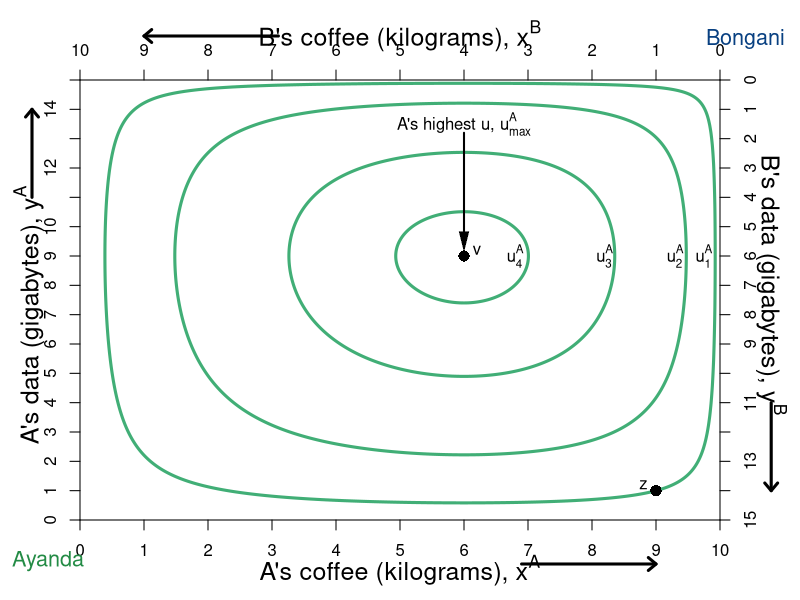

The R source for this figure:
require(shape)
pdf(file = "property/property_hg_only.pdf", width = 9, height = 7)

#Set parameters for graphics
axislabelsize <- 1.5
graphlinewidth <- 3
namesize <- 1.3

COL <- c("#7fc97f", "#beaed4", "#fdc086", "#ffff99", "#386cb0", "#f0027f", "#bf5b17", "#666666")
COLA <- c("#99d8c9","#66c2a4","#41ae76", "#238b45", "#005824")
COLB <- c("#4eb3d3", "#2b8cbe", "#0868ac","#084081")

par(mar =  c(4, 4, 4, 4))

uA <- function(x, y, alpha = 0.5, lambda = 0.4) {
  (x^(alpha)*y^(1 - alpha))^(1-lambda)*((10 - x)^(alpha)*(15 - y)^(1 - alpha))^lambda
}

uB <- function(x, y) {
  (10 - x)^(0.5)*(15 - y)^(0.5)
}

xlims <- c(0, 10)
ylims <- c(0, 15)

npts <- 501 
x <- seq(xlims[1], xlims[2], length.out = npts)
y <- seq(ylims[1], ylims[2], length.out = npts) 



#For B we need a utility where xA = 5.88, ya = 8.82 => corresponds to 1.618 above

plot(0, 0, xlim = xlims, ylim = ylims, type = "n",
     xlab = expression(paste("")),
     ylab = expression(paste("")), 
     xaxt = "n", 
     yaxt = "n", 
     cex.lab = axislabelsize, 
     bty = "n",
     xaxs="i", 
     yaxs="i")

ticksy <- seq(from = 0, to = 15, by = 1)
ylabels <- seq(from = 0, to = 15, by = 1)
ticksx <- seq(from = 0, to = 10, by = 1)
xlabels <- seq(from = 0, to = 10, by = 1)
axis(1, at = ticksx, pos = 0, labels = xlabels)
axis(2, at = ticksy, pos = 0, labels = ylabels, las = 0)

#a <- c(uA(9,1) - 1, uA(9,1), uA(9,1) + 2, uA(9,1), uA(9,1) + 3, uA(9,1) + 4, uA(9,1) + 5, uA(9,1) + 6, uA(9,1) + 6.6,  uA(9,1) + 7)
a <- c(uA(9,1), uA(9,1) + 1.5, uA(9,1) + 2.5,  uA(9,1) + 2.9)

contour(x, y, 
        outer(x, y, uA),
        drawlabels = FALSE,
        col = COLA[3],
        lwd = graphlinewidth,
        levels = a, 
        xaxs="i", 
        yaxs="i", 
        add = TRUE) 

mtext(expression(paste("A's coffee (kilograms), ", x^A)), side=1, line = 2.5, cex = axislabelsize)
text(-0.8, 7, expression(paste("A's data (gigabytes), ", y^A)), xpd = TRUE, cex = axislabelsize, srt = 90) 

#Add arrows:
arrows(-0.75, 11, -0.75, 14, xpd = TRUE, length=0.1,angle=40,lwd=3)
arrows(6.9, -1.5, 9, -1.5, xpd = TRUE, length=0.1,angle=40,lwd=3)

# segments(0, 0, 6, 9, lty = 1, col = COL[2] , lwd = graphlinewidth)
# text(3.8, 4.3, expression("Pareto-efficient"))
# text(3.8, 3.8, expression("Curve"))
# Arrows(3.8, 4.5, 3.8, 5.2, col = "black", lty = 1, lwd = 2, arr.type = "triangle", arr.lwd = 0.5)

#Label the iso-welfare functions for the HG, Aisha
text(9.75, 9, expression(u[1]^A))
text(9.3, 9, expression(u[2]^A))
text(8.2, 9, expression(u[3]^A))
text(6.8, 9, expression(u[4]^A))

#Label the indifference curves for the HE, Betty
# text(1.3, 13, expression(u[1]^B))
# text(1.3, 11.8, expression(u[2]^B))
# text(1.3, 10.7, expression(u[3]^B))
# text(1.3, 8.4, expression(u[4]^B))
# text(1.3, 1.1, expression(u[5]^B))

#A's bliss point - 3.1073 is the value of u
# points(5.88, 8.82, pch = 16, col = "black", cex = 1.5)
text(6, 13.5, expression(paste("A's highest u, ", u[max]^A)))
Arrows(6, 13.2, 6, 9.5, col = "black", lty = 1, lwd = 2, arr.type = "triangle", arr.lwd = 0.5)

#Label point i. 
# points(5, 7.5, pch = 16, col = "black", cex = 1.5)
# text(5, 7.1, expression(paste(i)))
# 

text(-0.5, -1.4, expression("Ayanda"), xpd = TRUE, cex = namesize, col = COLA[4])
text(10.4, 16.4, expression("Bongani"), xpd = TRUE, cex = namesize, col = COLB[4])

par(new = TRUE)

#Use the same x and ylims as previously, but with locations switched
xlims2 <- c(10, 0)
ylims2 <- c(15, 0)

#Leave the ylab and xlab blank to ensure no axes titles
plot(0, 0, xlim = xlims2, ylim = ylims2, type = "n",
     xlab = expression(paste("")),
     ylab = expression(paste("")),
     xaxt = "n", 
     yaxt = "n", 
     cex.lab = 1.3, 
     bty = "n",
     xaxs="i", 
     yaxs="i")

uB <- function(x, y, alpha = 0.5, lambda = 0) {
  (x^(alpha)*y^(1 - alpha))^(1-lambda)*((10 - x)^(alpha)*(15 - y)^(1 - alpha))^lambda
}

b <- c(uB(1,14), uB(1,14) + 1.16, uB(1,14) + 2.08, uB(1,14) + 3.58, uB(1,14) + 7.03)

# contour(x, y, 
#         outer(x, y, uB),
#         drawlabels = FALSE,
#         col = COLB[2],
#         lwd = graphlinewidth,
#         levels = b, 
#         add = TRUE
# ) 


# #Label two points for comparison
points(1, 14, pch = 16, col = "black", cex = 1.5)
text(1.2, 13.8, expression(paste(z)))

# #Label two points for comparison
points(0.4*10, 0.4*15, pch = 16, col = "black", cex = 1.5)
text(0.4*10-0.2, 0.4*15-0.2,expression(paste(v)))



# points(8.8, (3/2)*8.8, pch = 16, col = "black", cex = 1.5)
# text(8.8, (3/2)*8.8 - 0.5, expression(paste(j)))
# 
# points(0.4, (3/2)*0.4, pch = 16, col = "black", cex = 1.5)
# text(0.4 + 0.2, (3/2)*0.4 + 0.2, expression(paste(k)))

#Set up axes at sides 3 and 4 (top and right)
axis(side = 3, at = ticksx, pos = 0, labels = xlabels)
axis(side = 4, at = ticksy, pos = 0, labels = ylabels, las = 0)
text(5, -1.5, expression(paste("B's coffee (kilograms), ", x^B)), xpd = TRUE, cex = axislabelsize)
text(-0.8, 7, expression(paste("B's data (gigabytes), ", y^B)), xpd = TRUE, cex = axislabelsize, srt = 270) 

#Add arrows:
arrows(-0.8, 11, -0.8, 14, xpd = TRUE, length=0.1,angle=40,lwd=3)
arrows(6.9, -1.5, 9, -1.5, xpd = TRUE, length=0.1,angle=40,lwd=3)


dev.off()
